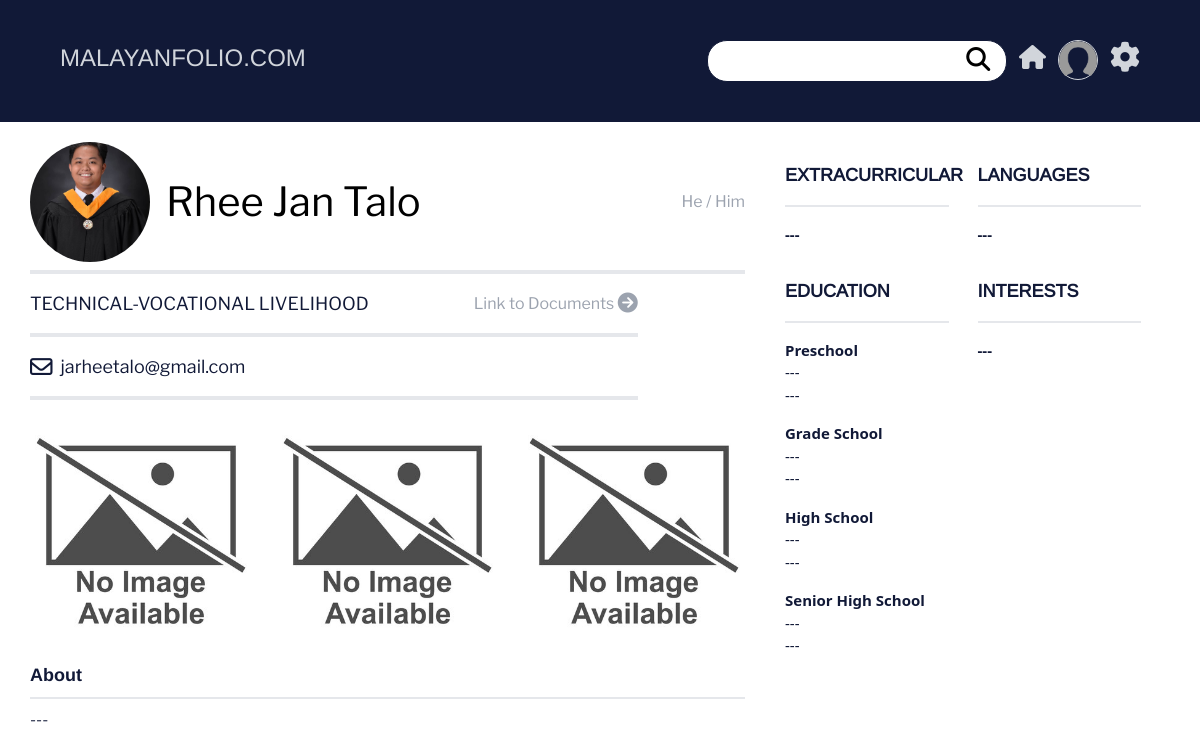
The page /profile/view_profile/13 on the database as committed earlier.
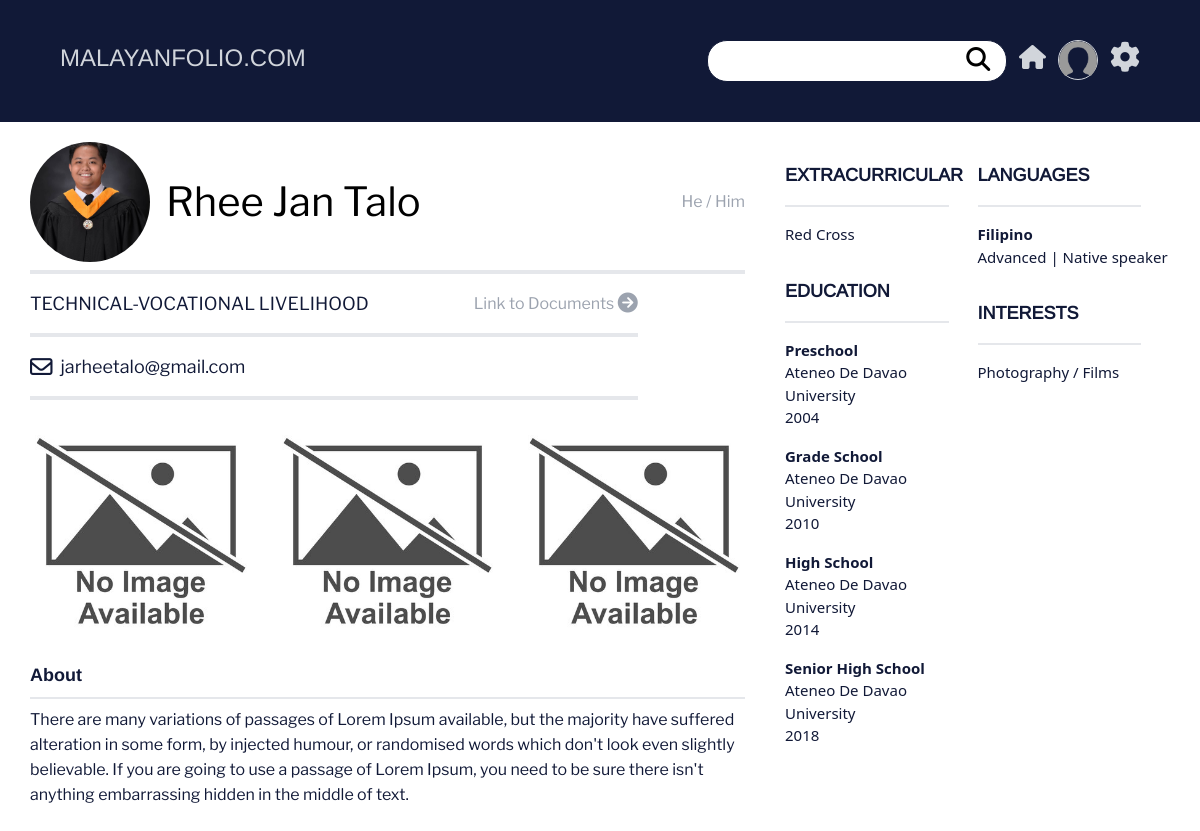
The same page on the database as committed later.
### profiles/models.py (models this page shows, shortened)
class UserProfile(models.Model):
    class Strands(models.TextChoices):
            STEM = "STEM", _("Science, Technology, Engineering, And Mathematics")
            ABM = "ABM", _("Accountancy, Business, and Management")
            HUMSS = "HUMSS",_("Humanities and Social Sciences")
            TVL = "TVL", _("Technical-Vocational Livelihood")
            ADT = "ADT",_("Arts and Design")
            ICT = "ICT", _("Information and Communications Technology")
    class Pronouns(models.TextChoices):
        F = "F", _("She / Her")
        M = "M", _("He / Him")
        T = "T",_("They / Them")
        AP = "AP", _("Any Pronouns")
        X = "X",_("Rather Not Say")
    user_id = models.ForeignKey(settings.AUTH_USER_MODEL, on_delete=models.CASCADE, db_constraint=False)
    fname = models.CharField(max_length=255, null=True, blank=True)
    lname = models.CharField(max_length=255, null=True, blank=True)
    strand = models.CharField(max_length=100, choices=Strands.choices, null=True, blank=True)
    pronouns = models.CharField(max_length=100, choices=Pronouns.choices, null=True, blank=True)
    pfp = models.ImageField(upload_to = 'images', null=True, blank=True)
    email = models.EmailField(max_length=120, null=True, blank=True)
    onedlink = models.URLField(max_length=200, null=True, blank=True)
    about = models.CharField(max_length=2550, null=True, blank=True)

class Education(models.Model):
    class EducList(models.TextChoices):
        PS = "PS",_("Preschool")
        GS = "GS", _("Grade School")
        HS = "HS", _("High School")
        SHS = "SHS", _("Senior High School")
        COL = "COL",_("College")
    user_id = models.ForeignKey(UserProfile, on_delete=models.CASCADE)
    educ_type = models.CharField(max_length=255, choices=EducList.choices, null=True, blank=True)
    year = models.CharField(max_length=255, null=True, blank=True)
    school = models.CharField(max_length=255, null=True, blank=True)

class Clubs(models.Model):
    class ClubList(models.TextChoices):
        acads = "acads", _("Academics (Math, Science, Etc.)")
        red_cross = "red_cross", _("Red Cross")
        photo = "photo",_("Photography")
        sports = "sports", _("Sports")
        arts = "arts",_("Art")
        school_news = "school_news", _("School Newspaper")
        performance = "performance", _("Performance")
    user_id = models.ForeignKey(UserProfile, on_delete=models.CASCADE)
    user_club = models.CharField(max_length=100, choices=ClubList.choices, null=True, blank=True)

class Languages(models.Model):
    class LanguageProficiency(models.TextChoices):
        BG = "BG",_("Beginner | limited working")
        MR = "MR", _("Mid-range | Conversation")
        AD = "AD", _("Advanced | Native speaker")
    user_id = models.ForeignKey(UserProfile, on_delete=models.CASCADE)
    user_lang = models.CharField(max_length=255, null=True, blank=True)
    lang_proficiency = models.CharField(choices=LanguageProficiency.choices, max_length=255, null=True, blank=True)

class Interests(models.Model):
    class InterestList(models.TextChoices):
        sports = "sports", _("Sports")
        travel = "travel", _("Travelling")
        photo = "photo",_("Photography / Films")
        art = "art", _("Art")
        gaming = "gaming",_("Gaming")
        pets = "pets", _("Pets")
        music = "music", _("Music")
        literature = "literature", _("Literature")
    user_id = models.ForeignKey(UserProfile, on_delete=models.CASCADE)
    user_interest = models.CharField(max_length=100, choices=InterestList.choices, null=True, blank=True)

### malayanfolio/views.py (the view)
def ViewProfile(request, user_id):
    if request.user.is_authenticated:
        loggedInProfile = UserProfile.objects.get(user_id = request.user.id)
    else:
        loggedInProfile = None
    userProfile = UserProfile.objects.get(id=user_id)
    userOutputs = Outputs.objects.get(user_id = userProfile.id)
    userClubs = Clubs.objects.filter(user_id = userProfile.id)
    userLanguages = Languages.objects.filter(user_id = userProfile.id)
    userInterests = Interests.objects.filter(user_id = userProfile.id)
    userEducation = Education.objects.filter(user_id = userProfile.id)
    context={
        'UserProfile' : userProfile,
        'userOutputs':userOutputs,
        'userClubs':userClubs,
        'userLanguages':userLanguages,
        'userInterests':userInterests,
        'userEducation':userEducation,
        'userProfile':loggedInProfile
    }
    return render(request, 'profile.html', context)

### templates/profile.html
{% extends "base.html" %}
{% block content %}
{% load static %}
<div class="w-[95%] m-auto flex flex-row">
    <div class="mt-5 w-[65%]">
        <div class="flex flex-row items-center LibreFranklinRegular">
            {% if UserProfile.pfp %}
            <img src="{{UserProfile.pfp.url}}" class="profile">
            {% else %}
            <img src="{% static 'images/default.png' %}" class="profile">
            {% endif %}
            <span class=" text-[40px] ml-4">{{UserProfile.fname|default_if_none:"---"}} {{UserProfile.lname|default_if_none:"---"}}</span>
            <span class="ml-auto text-gray-400">{{UserProfile.get_pronouns_display|default_if_none:"---"}}</span>
        </div>
        <hr class="mt-2 border-[2px]">
        <div class="flex flex-row items-center LibreFranklinRegular py-4 text-[#111937] w-[85%]">
            <span class="text-[18px]">{{UserProfile.get_strand_display|default_if_none:"---"|upper}}</span>
            <a class="ml-auto text-gray-400" href="{% url 'documents' 'Certificates' UserProfile.id %}"><span>Link to Documents <i class="fa-solid fa-circle-arrow-right fa-lg"></i></span></a>
        </div>
        <hr class="border-[2px] w-[85%]">
        <div class="flex flex-row items-center LibreFranklinRegular py-4 text-[#111937] w-[85%]">
            <span class="text-[18px]"><i class="fa-regular fa-envelope fa-lg mr-2" style="color:#111937"></i>{{UserProfile.email|default_if_none:"---"}}</span>
        </div>
        <hr class="border-[2px] w-[85%]">
        <div class="flex flex-row gap-[25px] mt-5 pb-5 ">
            <div>
                {% if userOutputs.img_output1 %}
                <img src="{{userOutputs.img_output1.url}}" class="w-[270px]">
                {% else %}
                <img src="{% static 'images/no-image.jpg' %}" class="w-[270px]">
                {% endif %}
            </div>
            <div>
                {% if userOutputs.img_output2 %}
                <img src="{{userOutputs.img_output2.url}}" class="w-[270px]">
                {% else %}
                <img src="{% static 'images/no-image.jpg' %}" class="w-[270px]">
                {% endif %}
            </div>
            <div>
                {% if userOutputs.img_output3 %}
                <img src="{{userOutputs.img_output3.url}}" class="w-[270px]">
                {% else %}
                <img src="{% static 'images/no-image.jpg' %}" class="w-[270px]">
                {% endif %}
            </div>
        </div>
        <div class="text-[#111937]">
            <span class="text-[18px] ArimoBold ">About</span>
            <hr class="mt-2 border-[1px]">
            <div class="pt-2 pb-10">
                <span class="LibreFranklinRegular">{{UserProfile.about|default_if_none:"---"}}
                    </span>
            </div>
        </div>
    </div>
    <div class="w-[35%] flex flex-row ml-10 mt-10 text-[#111937]">
        <div class=" w-[50%]">
            <div>
                <p class="ArimoReg text-[18px]"><b>EXTRACURRICULAR</b></p>
                <hr class="border-[1px] w-[85%] my-4">
                {% if userClubs %}
                    {% for clubs in userClubs %}
                    <p class="my-2 text-[15px]">{{ clubs.get_user_club_display }}</p>
                    {% endfor %}
                {% else %}
                <p class="my-1 text-[15px]"><b>---</b></p>
                {% endif %}
            </div>
            <div class="mt-8">
                <p class="ArimoReg text-[18px]"><b>EDUCATION</b></p>
                <hr class="border-[1px] w-[85%] my-4">
                {% if userEducation %}
                {% for educ in userEducation %}
                    <div class="my-4">
                        <p class="text-[15px]"><b>{{educ.get_educ_type_display}}</b></p>
                        <p class="text-[15px]">{{educ.school|default_if_none:"---"|title}}</p>
                        <p class="text-[15px]">{{educ.year|default_if_none:"---"|title}}</p>
                    </div>
                {% endfor %}
                {% else %}
                <p class="my-1 text-[15px]"><b>---</b></p>
                {% endif %}
            </div>
        </div>
        <div class=" w-[50%]">
            <div>
                <p class="ArimoReg text-[18px]"><b>LANGUAGES</b></p>
                <hr class="border-[1px] w-[85%] my-4">
                {% if userLanguages %}
                {% for lang in userLanguages %}
                <div class="my-4">
                    <p class="text-[15px]"><b>{{lang.user_lang|title}}</b></p>
                    <p class="text-[15px]">{{lang.get_lang_proficiency_display}}</p>
                </div>
                {% endfor %}
                {% else %}
                <p class="my-1 text-[15px]"><b>---</b></p>
                {% endif %}
            </div>
            <div class="mt-8">
                <p class="ArimoReg text-[18px]"><b>INTERESTS</b></p>
                <hr class="border-[1px] w-[85%] my-4">
                {% if userInterests %}
                {% for interest in userInterests %}
                <p class="my-2 text-[15px]">{{interest.get_user_interest_display}}</p>
                {% endfor %}
                {% else %}
                <p class="my-1 text-[15px]"><b>---</b></p>
                {% endif %}
            </div>
        </div>
    </div>
</div>
{% endblock %}

### templates/base.html (shortened to what this page needs)
{% load static tailwind_tags %}
<!DOCTYPE html>
<html lang="en">
<head>
    {% tailwind_css %}
    <link rel="stylesheet" href="https://cdnjs.cloudflare.com/ajax/libs/font-awesome/6.4.0/css/all.min.css">
</head>
{% include "partials/navbar.html" %}
{% block content %}
{% endblock %}
</html>

### templates/partials/navbar.html (shortened to what this page needs)
{% block content %}
{% load static %}
<div class="bg-[#111937] py-[40px]">
    <div class="w-[90%] m-auto">
        <div class="flex flex-row ">
            <div class="text-gray-300">
                <span class="ArimoReg  text-[24px]">MALAYANFOLIO.COM</span>
            </div>
            <div class="ml-auto flex flex-row ArimoReg  text-[24px]">
                <div class="mr-3">
                    <form method="POST" action="{% url 'profile-search' %}"> {% csrf_token %}
                        <button type="submit" class="ml-[16.2rem] mt-[.15rem] absolute"><i class="fa-solid fa-magnifying-glass text-[#000] "></i></button>
                        <input type='text' name="search_value" class="pr-[40px] w-[300px] border-[1px] border-[#111937] rounded-[20px] focus:ring-[1px] focus:ring-[#6e87da] focus:border-[1px] focus:border-[#6e87da]">
                    </form>
                </div>
                <div class="mr-3">
                    <a href="{% url 'home' %}"><i class="fa-solid fa-house text-[#D1D5DB]" ></i></a>
                </div>
                <div class="border-[1px] rounded-[50px] border-[#D1D5DB] text-center h-[40px] w-[40px]">
                    {% if user.is_authenticated %}
                    <a href="{% url 'my-profile' %}">
                        {% if userProfile.pfp %}
                        <img src="{{ userProfile.pfp.url }}" class="profile-picture">
                        {% else %}
                        <img src="{% static 'images/default.png' %}" class="profile-picture">
                        {% endif %}
                    </a>
                    {% else %}
                    <a href="{% url 'login' %}">
                        {% if userProfile.pfp %}
                        <img src="{{ userProfile.pfp.url }}" class="profile-picture">
                        {% else %}
                        <img src="{% static 'images/default.png' %}" class="profile-picture">
                        {% endif %}
                    </a>
                    {% endif %}
                </div>
                <div class="ml-3 ">
                    <a href="{% url 'edit-profile' %}"><i class="fa-solid fa-cog text-[#D1D5DB] fa-lg" aria-hidden="true"></i></a>
                </div>
            </div>
        </div>
    </div>
</div>
{% endblock %}

Rows that differ between the two databases and show on the page:
changed UserProfile "Rhee Jan": about "---" → "There are many variations of passages of Lorem Ipsum available, but the majority have suffered alteration in some form, by injected humour, or randomised words which don't look even slightly believable. If you are going to use a passage of Lorem Ipsum, you need to be sure there isn't anything embarrassing hidden in the middle of text."
added Clubs: user_club "Red Cross"
changed Education "Preschool": school "---" → "Ateneo De Davao University"; year "---" → "2004"
changed Education "Grade School": school "---" → "Ateneo De Davao University"; year "---" → "2010"
changed Education "High School": school "---" → "Ateneo De Davao University"; year "---" → "2014"
changed Education "Senior High School": school "---" → "Ateneo De Davao University"; year "---" → "2018"
added Languages: user_lang "Filipino", lang_proficiency "Advanced | Native speaker"
added Interests: user_interest "Photography / Films"
